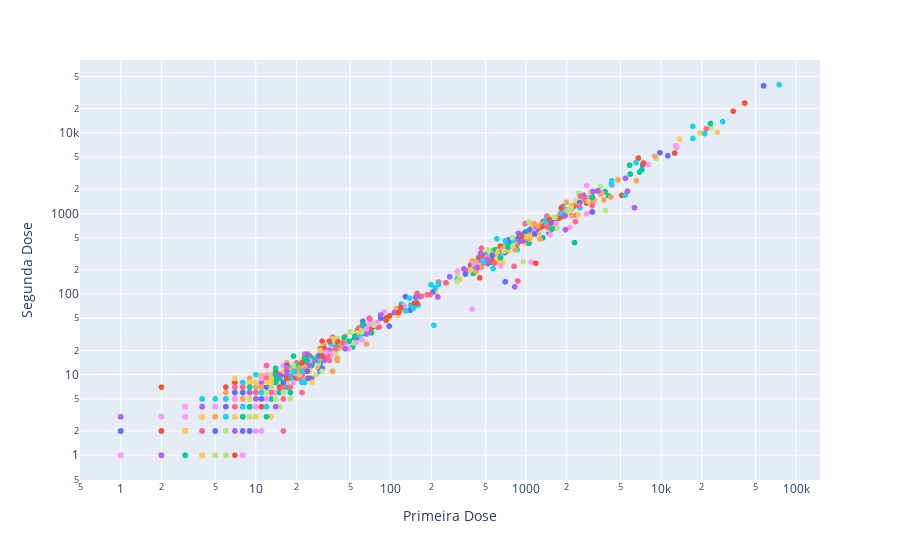

The cell this chart's notebook holds for it:
### Code cell
fig = px.scatter(df_, x="Primeira Dose", y="Segunda Dose", color="Município", log_x=True, log_y=True)
fig.update_layout(showlegend=False)
fig.show()
